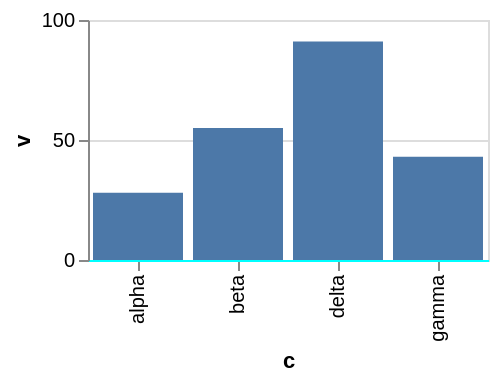

Vega-Lite specification for this chart:
### Vega-Lite specification from a JSON file in a GitHub repository (floating-point values rounded to 4 significant figures)
{"$schema": "https://vega.github.io/schema/vega-lite/v6.json", "width": 200, "height": 120, "data": {"values": [{"c": "alpha", "v": 28, "w": 3, "t": "2024-01-07"}, {"c": "beta", "v": 55, "w": 7, "t": "2024-03-19"}, {"c": "gamma", "v": 43, "w": 5, "t": "2024-06-02"}, {"c": "delta", "v": 91, "w": 9, "t": "2024-09-11"}]}, "mark": "bar", "encoding": {"x": {"field": "c", "type": "nominal"}, "y": {"field": "v", "type": "quantitative"}}, "config": {"axisBand": {"domainColor": "cyan"}}}
